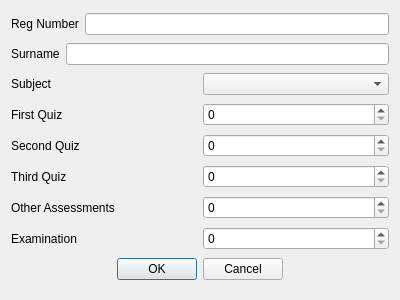
<?xml version="1.0" encoding="UTF-8"?>
<ui version="4.0">
 <class>GwAssessmentScoreForm</class>
 <widget class="QDialog" name="GwAssessmentScoreForm">
  <property name="geometry">
   <rect>
    <x>0</x>
    <y>0</y>
    <width>400</width>
    <height>300</height>
   </rect>
  </property>
  <property name="windowTitle">
   <string>Assessment Score Form</string>
  </property>
  <layout class="QVBoxLayout" name="verticalLayout">
   <item>
    <layout class="QHBoxLayout" name="horizontalLayout">
     <item>
      <widget class="QLabel" name="label">
       <property name="text">
        <string>Reg Number</string>
       </property>
       <property name="buddy">
        <cstring>regNumEdit</cstring>
       </property>
      </widget>
     </item>
     <item>
      <widget class="QLineEdit" name="regNumEdit"/>
     </item>
    </layout>
   </item>
   <item>
    <layout class="QHBoxLayout" name="horizontalLayout_2">
     <item>
      <widget class="QLabel" name="label_2">
       <property name="text">
        <string>Surname</string>
       </property>
       <property name="buddy">
        <cstring>surnameEdit</cstring>
       </property>
      </widget>
     </item>
     <item>
      <widget class="QLineEdit" name="surnameEdit"/>
     </item>
    </layout>
   </item>
   <item>
    <layout class="QHBoxLayout" name="horizontalLayout_3">
     <item>
      <widget class="QLabel" name="label_3">
       <property name="text">
        <string>Subject</string>
       </property>
       <property name="buddy">
        <cstring>subjectCombo</cstring>
       </property>
      </widget>
     </item>
     <item>
      <widget class="QComboBox" name="subjectCombo"/>
     </item>
    </layout>
   </item>
   <item>
    <layout class="QHBoxLayout" name="horizontalLayout_4">
     <item>
      <widget class="QLabel" name="label_4">
       <property name="text">
        <string>First Quiz</string>
       </property>
       <property name="buddy">
        <cstring>firstQuizSpinBox</cstring>
       </property>
      </widget>
     </item>
     <item>
      <widget class="QSpinBox" name="firstQuizSpinBox">
       <property name="maximum">
        <number>10</number>
       </property>
      </widget>
     </item>
    </layout>
   </item>
   <item>
    <layout class="QHBoxLayout" name="horizontalLayout_5">
     <item>
      <widget class="QLabel" name="label_5">
       <property name="text">
        <string>Second Quiz</string>
       </property>
       <property name="buddy">
        <cstring>secondQuizSpinBox</cstring>
       </property>
      </widget>
     </item>
     <item>
      <widget class="QSpinBox" name="secondQuizSpinBox">
       <property name="maximum">
        <number>10</number>
       </property>
      </widget>
     </item>
    </layout>
   </item>
   <item>
    <layout class="QHBoxLayout" name="horizontalLayout_6">
     <item>
      <widget class="QLabel" name="label_6">
       <property name="text">
        <string>Third Quiz</string>
       </property>
       <property name="buddy">
        <cstring>thirdQuizSpinBox</cstring>
       </property>
      </widget>
     </item>
     <item>
      <widget class="QSpinBox" name="thirdQuizSpinBox">
       <property name="maximum">
        <number>10</number>
       </property>
      </widget>
     </item>
    </layout>
   </item>
   <item>
    <layout class="QHBoxLayout" name="horizontalLayout_7">
     <item>
      <widget class="QLabel" name="label_7">
       <property name="text">
        <string>Other Assessments</string>
       </property>
       <property name="buddy">
        <cstring>otherAssSpinBox</cstring>
       </property>
      </widget>
     </item>
     <item>
      <widget class="QSpinBox" name="otherAssSpinBox">
       <property name="maximum">
        <number>10</number>
       </property>
      </widget>
     </item>
    </layout>
   </item>
   <item>
    <layout class="QHBoxLayout" name="horizontalLayout_8">
     <item>
      <widget class="QLabel" name="label_8">
       <property name="text">
        <string>Examination</string>
       </property>
       <property name="buddy">
        <cstring>examSpinBox</cstring>
       </property>
      </widget>
     </item>
     <item>
      <widget class="QSpinBox" name="examSpinBox">
       <property name="maximum">
        <number>60</number>
       </property>
      </widget>
     </item>
    </layout>
   </item>
   <item>
    <widget class="QDialogButtonBox" name="buttonBox">
     <property name="orientation">
      <enum>Qt::Horizontal</enum>
     </property>
     <property name="standardButtons">
      <set>QDialogButtonBox::Cancel|QDialogButtonBox::Ok</set>
     </property>
     <property name="centerButtons">
      <bool>true</bool>
     </property>
    </widget>
   </item>
  </layout>
 </widget>
 <tabstops>
  <tabstop>regNumEdit</tabstop>
  <tabstop>surnameEdit</tabstop>
  <tabstop>subjectCombo</tabstop>
 </tabstops>
 <resources/>
 <connections>
  <connection>
   <sender>buttonBox</sender>
   <signal>accepted()</signal>
   <receiver>GwAssessmentScoreForm</receiver>
   <slot>accept()</slot>
   <hints>
    <hint type="sourcelabel">
     <x>248</x>
     <y>254</y>
    </hint>
    <hint type="destinationlabel">
     <x>157</x>
     <y>274</y>
    </hint>
   </hints>
  </connection>
  <connection>
   <sender>buttonBox</sender>
   <signal>rejected()</signal>
   <receiver>GwAssessmentScoreForm</receiver>
   <slot>reject()</slot>
   <hints>
    <hint type="sourcelabel">
     <x>316</x>
     <y>260</y>
    </hint>
    <hint type="destinationlabel">
     <x>286</x>
     <y>274</y>
    </hint>
   </hints>
  </connection>
 </connections>
</ui>
